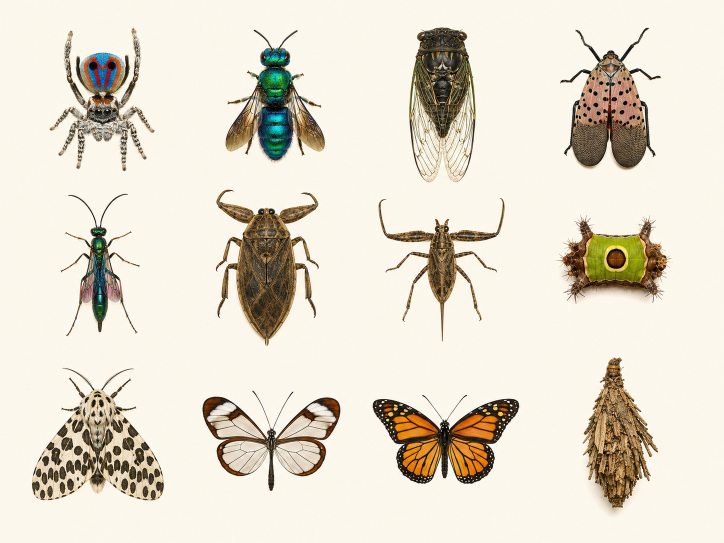
#> input picture assets/bugdex/new17-17-2026/33808.png, 1448 x 1086 px (shown at 1/2 size)
$ python -i extract_new_bugdex_2026_07_17.py   (imports and definitions only)
#> lines starting #> are read from the running program, lines starting #| are printed output that depends on the picture
#> further down, picture is the input picture: PIL image 1448x1086 RGB; mean R, G, B 227.8, 220.2, 205.4
"""Extract selected BugDex insects from the supplied July 2026 source sheets."""

from __future__ import annotations

from dataclasses import dataclass
from pathlib import Path
import argparse

from PIL import Image
from rembg import new_session, remove


ROOT = Path(__file__).resolve().parents[1]
SOURCE_DIR = ROOT / "assets" / "bugdex" / "new17-17-2026"
OUTPUT_DIR = ROOT / "assets" / "bugdex"
CANVAS_SIZE = 512
PADDING = 36


@dataclass(frozen=True)
class CropSpec:
    slug: str
    sheet: str
    columns: int
    rows: int
    column: int
    row: int
    crop_box: tuple[int, int, int, int] | None = None


SPECS = (
    CropSpec("zadelrups", "33808.png", 4, 3, 4, 2),
    CropSpec("reuzenpantervlinder", "33808.png", 4, 3, 1, 3),
    CropSpec("monarchvlinder", "33808.png", 4, 3, 3, 3),
    CropSpec("zakdrager", "33808.png", 4, 3, 4, 3),
    CropSpec("gehakkelde-aurelia", "33809.png", 3, 4, 2, 2),
    CropSpec("blauwe-morpho", "33809.png", 3, 4, 3, 2),
    CropSpec("spinnendoder", "33809.png", 3, 4, 1, 3),
    CropSpec("kameelspin", "33809.png", 3, 4, 1, 4),
    # The long-legged harvestman reaches the lower edge of the source sheet;
    # use an explicit box so a future grid rounding change cannot crop its legs.
    CropSpec("hooiwagen", "33809.png", 3, 4, 2, 4, (490, 825, 962, 1086)),
    CropSpec("zweepspin", "33809.png", 3, 4, 3, 4),
    CropSpec("doorncicade", "33810.png", 4, 3, 4, 1),
    CropSpec("kortschildkever", "33810.png", 4, 3, 2, 2),
    CropSpec("uilvlinder", "33810.png", 4, 3, 3, 2),
    CropSpec("groot-avondrood", "33811.png", 4, 3, 4, 1),
    CropSpec("alpenboktor", "33811.png", 4, 3, 4, 2),
    CropSpec("veenmol", "33811.png", 4, 3, 4, 3),
    CropSpec("schietmot", "33812.png", 4, 3, 3, 2),
    CropSpec("eendagsvlieg", "33812.png", 4, 3, 2, 3),
    CropSpec("oranjetipje", "33813.png", 5, 4, 1, 4),
    CropSpec("kleine-vuurvlinder", "33813.png", 5, 4, 4, 4),
    CropSpec("dikkopje", "33813.png", 5, 4, 5, 4),
    CropSpec("veldkrekel", "33814.png", 5, 4, 1, 1),
    CropSpec("coloradokever", "33814.png", 5, 4, 1, 2),
    CropSpec("meeltor", "33814.png", 5, 4, 2, 2),
    CropSpec("roodbruine-rijstmeelkever", "33814.png", 5, 4, 2, 3),
    CropSpec("schorskever", "33814.png", 5, 4, 5, 3),
    CropSpec("glimworm", "33814.png", 5, 4, 3, 4),
    CropSpec("zijdevlinder", "33815.png", 3, 2, 1, 2),
    CropSpec("gevlekte-komkommerkever", "33816.png", 5, 4, 2, 3),
    CropSpec("gestreepte-komkommerkever", "33816.png", 5, 4, 3, 3),
    CropSpec("oliekever", "33816.png", 5, 4, 1, 4),
    CropSpec("groentje", "33817.png", 5, 4, 1, 3),
    CropSpec("heideblauwtje", "33817.png", 5, 4, 2, 3),
    CropSpec("grote-weerschijnvlinder", "33817.png", 5, 4, 3, 3),
    CropSpec("bruin-zandoogje", "33817.png", 5, 4, 4, 3),
    CropSpec("kraamwebspin", "33818.png", 5, 4, 2, 1),
    CropSpec("groene-krabspin", "33818.png", 5, 4, 4, 1),
    CropSpec("honingbij", "33818.png", 5, 4, 4, 2),
    CropSpec("dambordvlieg", "33818.png", 5, 4, 1, 3),
    CropSpec("ligusterpijlstaart", "33819.png", 5, 2, 4, 1),
    CropSpec("dorbladbidsprinkhaan", "33819.png", 5, 2, 5, 1),
    CropSpec("roze-sprinkhaan", "33819.png", 5, 2, 2, 2),
    CropSpec("gouden-vogelvlinder", "33819.png", 5, 2, 3, 2),
    CropSpec("pauwoogpijlstaart", "33819.png", 5, 2, 4, 2),
    CropSpec("smaragd-springspin", "33819.png", 5, 2, 5, 2),
)


# [8 lines left out: function cell_box, not called in this run]


def normalize(image: Image.Image) -> Image.Image:
    rgba = image.convert("RGBA")
    alpha_box = rgba.getchannel("A").getbbox()
#> alpha_box = (0, 0, 1448, 1086)
    if alpha_box is None:
        raise ValueError("Background removal returned an empty image")
    subject = rgba.crop(alpha_box)
    available = CANVAS_SIZE - 2 * PADDING
    scale = min(available / subject.width, available / subject.height)
#> scale = 0.304
    subject = subject.resize(
        (max(1, round(subject.width * scale)), max(1, round(subject.height * scale))),
        Image.Resampling.LANCZOS,
    )
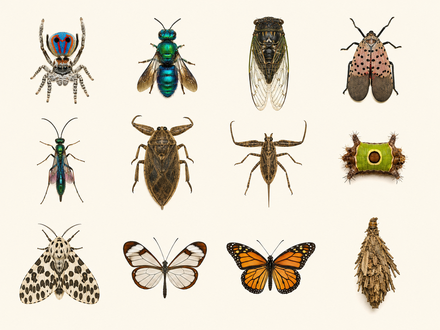
#> subject: PIL image 440x330 RGBA; mean R, G, B, A 227.7, 220.1, 205.4, 255
    canvas = Image.new("RGBA", (CANVAS_SIZE, CANVAS_SIZE), (0, 0, 0, 0))
#> canvas: PIL image 512x512 RGBA; every value is 0
    canvas.alpha_composite(
        subject,
        ((CANVAS_SIZE - subject.width) // 2, (CANVAS_SIZE - subject.height) // 2),
    )
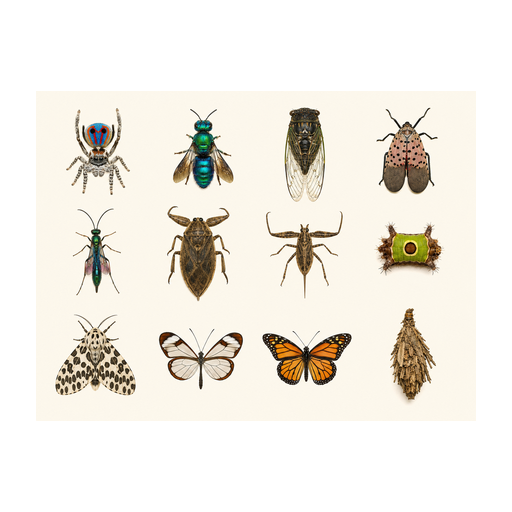
#> canvas: PIL image 512x512 RGBA; mean R, G, B, A 126.1, 121.9, 113.8, 141.2; transparent parts drawn white
    return canvas


# [51 lines left out: functions remove_source_artifacts, remove_light_sheet_background, main, not called in this run]


# [2 lines not run here, left out]

>>> from PIL import Image
>>> picture = Image.open('../assets/bugdex/new17-17-2026/33808.png')
>>> result = normalize(picture)

$ run again, on assets/bugdex/new17-17-2026/33792.png
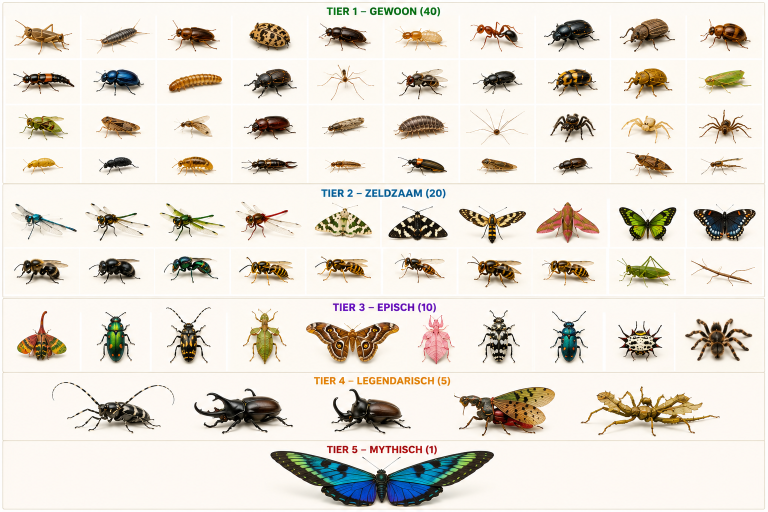
#> input picture assets/bugdex/new17-17-2026/33792.png, 1536 x 1024 px (shown at 1/2 size)
#> picture is the input picture: PIL image 1536x1024 RGB; mean R, G, B 228.5, 222.4, 212.9
#> alpha_box = (0, 0, 1536, 1024)
#> in normalize, `subject = subject.resize( (max(1, round(subject.width * scale)), max(1..`:
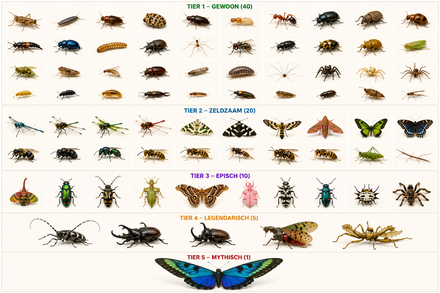
#> subject: PIL image 440x293 RGBA; mean R, G, B, A 228.3, 222.3, 212.8, 255
#> in normalize, `canvas.alpha_composite( subject, ((CANVAS_SIZE - subject.width) // 2, ..`:
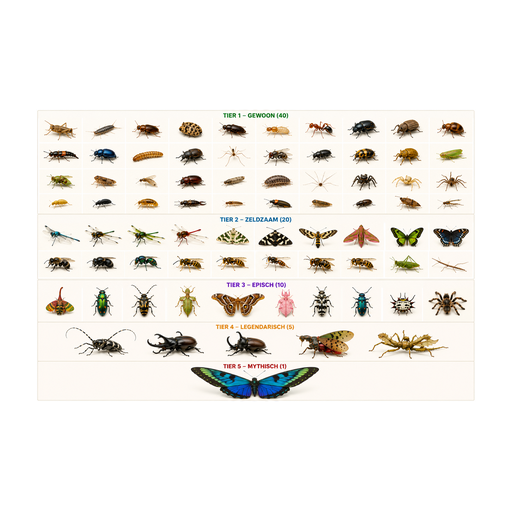
#> canvas: PIL image 512x512 RGBA; mean R, G, B, A 112.3, 109.3, 104.7, 125.4; transparent parts drawn white

$ run again, on assets/bugdex/new17-17-2026/33793.png
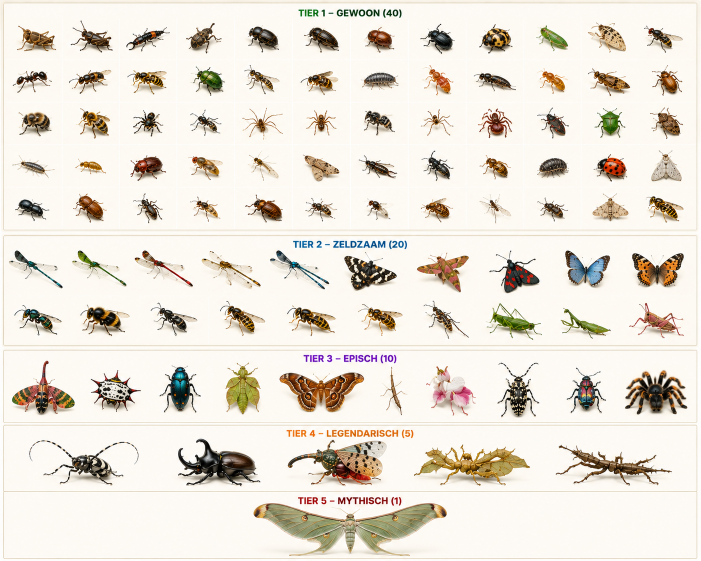
#> input picture assets/bugdex/new17-17-2026/33793.png, 1402 x 1122 px (shown at 1/2 size)
#> picture is the input picture: PIL image 1402x1122 RGB; mean R, G, B 232.9, 226.5, 216.7
#> alpha_box = (0, 0, 1402, 1122)
#> in normalize, `subject = subject.resize( (max(1, round(subject.width * scale)), max(1..`:
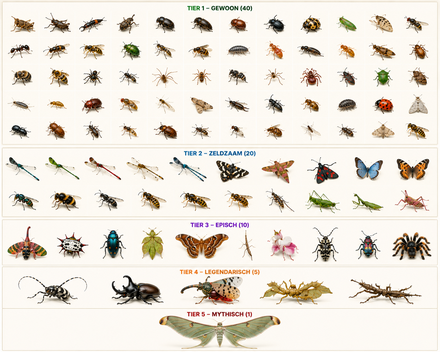
#> subject: PIL image 440x352 RGBA; mean R, G, B, A 232.7, 226.4, 216.7, 255
#> in normalize, `canvas.alpha_composite( subject, ((CANVAS_SIZE - subject.width) // 2, ..`:
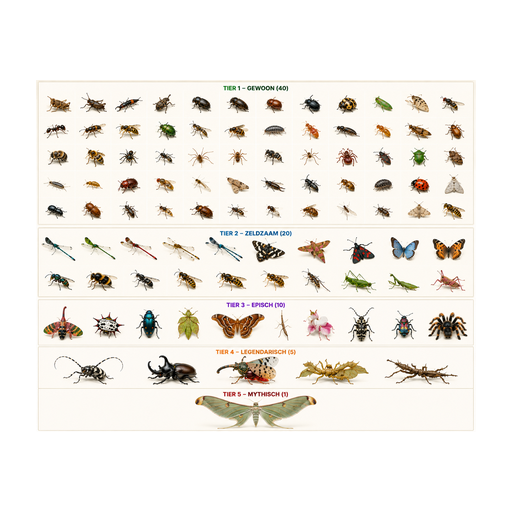
#> canvas: PIL image 512x512 RGBA; mean R, G, B, A 137.5, 133.7, 128, 150.7; transparent parts drawn white

$ run again, on assets/bugdex/new17-17-2026/33794.png
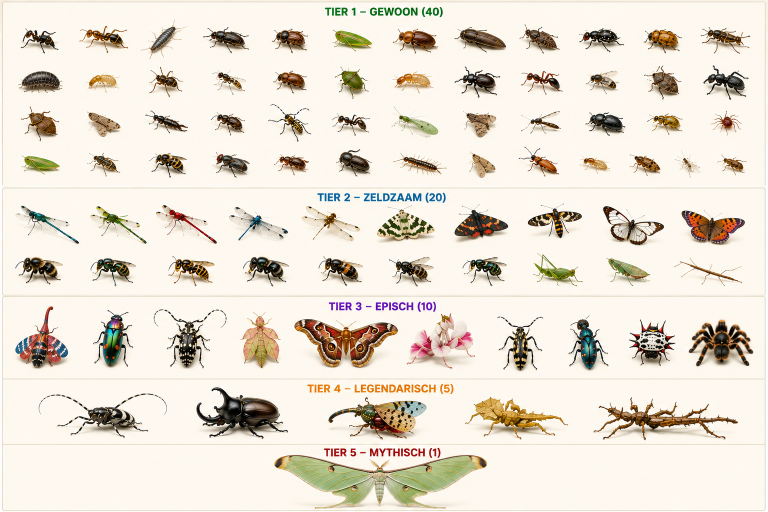
#> input picture assets/bugdex/new17-17-2026/33794.png, 1536 x 1024 px (shown at 1/2 size)
#> picture is the input picture: PIL image 1536x1024 RGB; mean R, G, B 232, 224.4, 212
#> alpha_box = (0, 0, 1536, 1024)
#> in normalize, `subject = subject.resize( (max(1, round(subject.width * scale)), max(1..`:
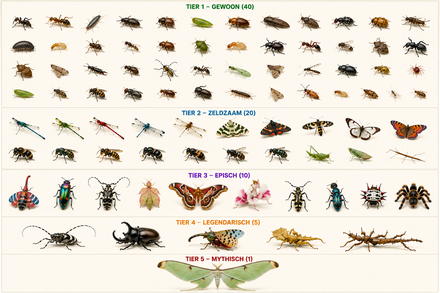
#> subject: PIL image 440x293 RGBA; mean R, G, B, A 231.8, 224.3, 212, 255
#> in normalize, `canvas.alpha_composite( subject, ((CANVAS_SIZE - subject.width) // 2, ..`:
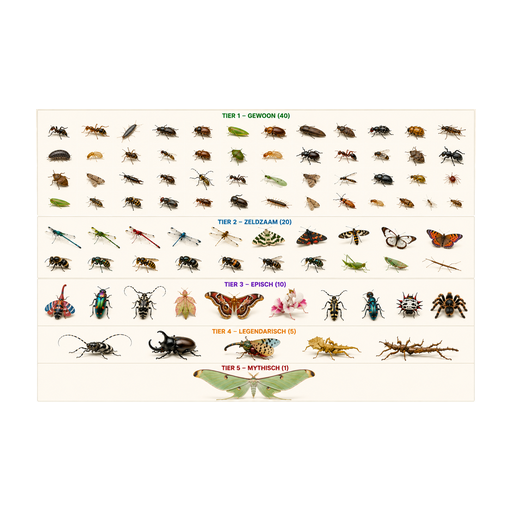
#> canvas: PIL image 512x512 RGBA; mean R, G, B, A 114, 110.3, 104.3, 125.4; transparent parts drawn white
